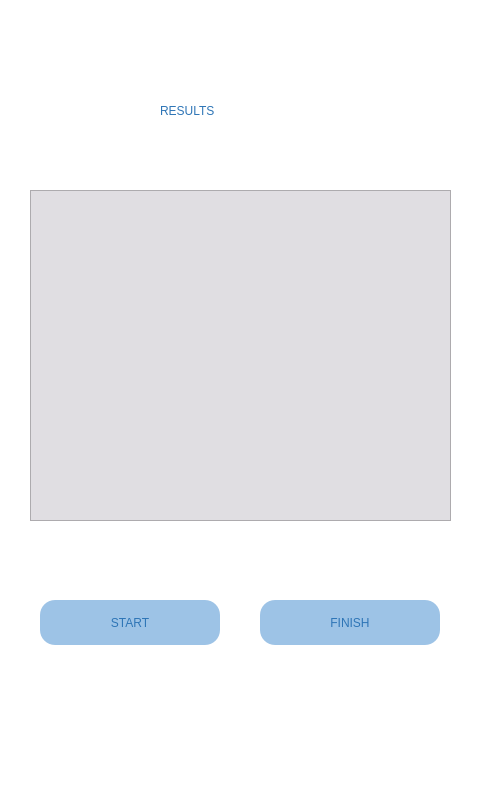
<?xml version="1.0" encoding="UTF-8"?>
<ui version="4.0">
 <class>plotPage</class>
 <widget class="QMainWindow" name="plotPage">
  <property name="geometry">
   <rect>
    <x>0</x>
    <y>0</y>
    <width>480</width>
    <height>800</height>
   </rect>
  </property>
  <property name="windowTitle">
   <string>MainWindow</string>
  </property>
  <property name="styleSheet">
   <string notr="true">background-color: rgb(255, 255, 255);</string>
  </property>
  <widget class="QWidget" name="centralwidget">
   <widget class="PlotWidget" name="graphicsView_2">
    <property name="geometry">
     <rect>
      <x>30</x>
      <y>190</y>
      <width>421</width>
      <height>331</height>
     </rect>
    </property>
    <property name="styleSheet">
     <string notr="true">background-color: rgb(224, 222, 226);</string>
    </property>
   </widget>
   <widget class="QPushButton" name="continueButton">
    <property name="geometry">
     <rect>
      <x>40</x>
      <y>600</y>
      <width>180</width>
      <height>45</height>
     </rect>
    </property>
    <property name="styleSheet">
     <string notr="true">background-color: rgb(157, 195, 230);
font: 18pt &quot;Arial Rounded MT Bold&quot;;
border-radius: 15px;
color: rgb(46, 117, 182);


</string>
    </property>
    <property name="text">
     <string>START</string>
    </property>
    <property name="autoDefault">
     <bool>false</bool>
    </property>
    <property name="default">
     <bool>true</bool>
    </property>
    <property name="flat">
     <bool>false</bool>
    </property>
   </widget>
   <widget class="QPushButton" name="continueButton_2">
    <property name="geometry">
     <rect>
      <x>260</x>
      <y>600</y>
      <width>180</width>
      <height>45</height>
     </rect>
    </property>
    <property name="styleSheet">
     <string notr="true">background-color: rgb(157, 195, 230);
font: 18pt &quot;Arial Rounded MT Bold&quot;;
border-radius: 15px;
color: rgb(46, 117, 182);


</string>
    </property>
    <property name="text">
     <string>FINISH</string>
    </property>
    <property name="autoDefault">
     <bool>false</bool>
    </property>
    <property name="default">
     <bool>true</bool>
    </property>
    <property name="flat">
     <bool>false</bool>
    </property>
   </widget>
   <widget class="QLabel" name="label_7">
    <property name="geometry">
     <rect>
      <x>160</x>
      <y>90</y>
      <width>155</width>
      <height>41</height>
     </rect>
    </property>
    <property name="styleSheet">
     <string notr="true">background-color: transparent;
font: 32pt &quot;Arial Rounded MT Bold&quot;;
color: rgb(46, 117, 182);
</string>
    </property>
    <property name="text">
     <string>RESULTS</string>
    </property>
   </widget>
  </widget>
  <widget class="QStatusBar" name="statusbar"/>
 </widget>
 <customwidgets>
  <customwidget>
   <class>PlotWidget</class>
   <extends>QGraphicsView</extends>
   <header location="global">pyqtgraph</header>
  </customwidget>
 </customwidgets>
 <resources>
  <include location="First_page_file.qrc"/>
 </resources>
 <connections/>
</ui>
